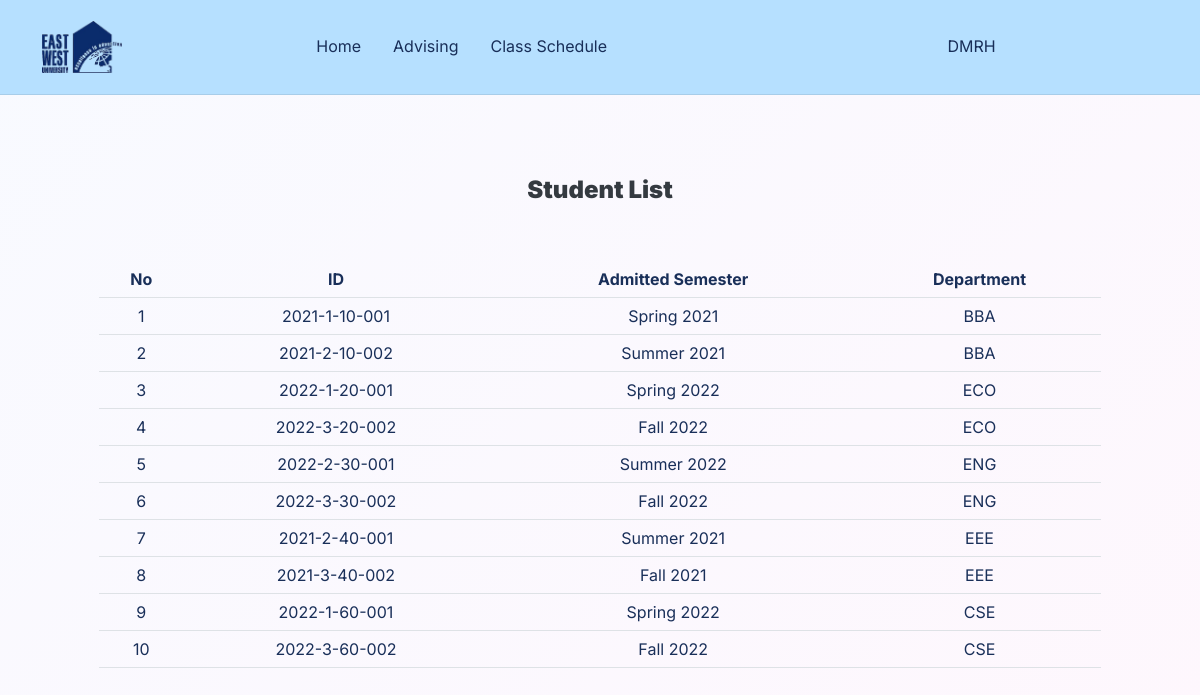
Screenshot of /studentlist/ (signed in) with the database file from the repository.
### home/models.py (models this page shows, shortened)
class User(AbstractUser):
    is_student = models.BooleanField(default=False)
    is_faculty = models.BooleanField(default=False)

class Student(models.Model):
    user = models.OneToOneField(User, on_delete=models.CASCADE, primary_key=True)
    dept = models.ForeignKey('advising.Department', verbose_name="Department", on_delete=models.CASCADE, default='')
    admitted_Semester = models.ForeignKey('advising.Create_Semester', on_delete=models.CASCADE, default='')

### advising/models.py (models this page shows)
class Create_Semester(models.Model):
    semester = models.CharField(max_length=100, null=False, blank=False, primary_key=True)
    credit_rate = models.IntegerField( null=False, blank=False)
    def __str__(self):
        return self.semester

class Department(models.Model):
    name = models.CharField(max_length=100, null=False, blank=False, primary_key=True,default='')
    def __str__(self):
        return self.name

### home/views.py (the view)
# urls.py: path('studentlist/', views.StudentListView, name='student_list'),
def StudentListView(request):
    student = Student.objects.all();
    return render(request, 'home/student_list.html', {'std': student});

### templates/home/student_list.html (shortened to what this page needs)
{% extends 'home/base.html' %}
{% load crispy_forms_filters %}
{% load crispy_forms_tags %}
{% block content %}
    <header class="bg-primary-gradient pt-6">
        <div class="container">
            <div class="row pt-5">
                <div class="col-md-8 col-xl-6 text-center text-md-start mx-auto">
                    <div class="text-center pb-5"><h4 class="fw-bold text-dark mb-2"><strong>Student List</strong><br>
                    </h4></div>
                    <div class="text-center pb-5">
                        {% if std %}
                            <table class="table table-hover text-center">
                                <tr>
                                    <th>No</th>
                                    <th>ID</th>
                                    <th>Admitted Semester</th>
                                    <th>Department</th>
                                </tr>
                                {% for s in std %}
                                    <tr>
                                        <td>{{ forloop.counter }}</td>
                                        <td>{{ s.user }}</td>
                                        <td>{{ s.admitted_Semester }}</td>
                                        <td>{{ s.dept }}</td>
                                    </tr>
                                {% endfor %}
                            </table>
                        {% else %}
                            <br><br>
                            <h4>0 Result</h4>
                        {% endif %}
                    </div>
                </div>
            </div>
        </div></header>
{% endblock %}

### templates/home/base.html (shortened to what this page needs)
{% load static %}
<html lang="en">
<head>
    <link rel="stylesheet" href="{% static 'assets/bootstrap/css/bootstrap.min.css' %}">
    <link rel="stylesheet" href="{% static 'assets/fonts/fontawesome-all.min.css' %}">
    <link rel="stylesheet" href="{% static 'assets/css/styles.min.css' %}">
</head>
<body style="background-position: 0 -60px;">
{% if request.user.is_authenticated %}
    <nav class="navbar navbar-light navbar-expand-md fixed-top navbar-shrink py-3" id="mainNav">
        <div class="container"><a class="navbar-brand d-flex align-items-center" href="{% url 'home' %}"><img
                class="nav-logo" src="{% static 'assets/img/ewu.png' %}"></a>
            <div class="collapse navbar-collapse" id="navcol-1">
                {% if request.user.is_faculty %}
                    <ul class="navbar-nav mx-auto">
                        <li class="nav-item"><a class="nav-link nav-txt" href="{% url 'home' %}">Home</a></li>
                        <li class="nav-item"><a class="nav-link nav-txt"
                                                href="{% url 'advising_by_faculty' %}">Advising</a>
                        </li>
                        <li class="nav-item"><a class="nav-link nav-txt" href="{% url 'f_schedule' %}">Class
                            Schedule</a></li>
                    </ul>
                {% endif %}
                <ul class="navbar-nav mx-auto align-items-center">
                    <li class="nav-item">
                        <div class="nav-item dropdown"><a aria-expanded="false" data-bs-toggle="dropdown"
                                                          class="nav-txt"
                                                          href="#">{{ request.user }}</a>
                        </div>
                    </li>
                </ul>
            </div>
        </div>
    </nav>
{% endif %}
<div>
    {% block content %}
    {% endblock content %}
</div>
</body>
</html>

### rows the page displays
User: user "DMRH"
Student: user "2021-1-10-001", admitted_Semester "Spring 2021", dept "BBA"
Student: user "2021-2-10-002", admitted_Semester "Summer 2021", dept "BBA"
Student: user "2022-1-20-001", admitted_Semester "Spring 2022", dept "ECO"
Student: user "2022-3-20-002", admitted_Semester "Fall 2022", dept "ECO"
Student: user "2022-2-30-001", admitted_Semester "Summer 2022", dept "ENG"
Student: user "2022-3-30-002", admitted_Semester "Fall 2022", dept "ENG"
Student: user "2021-2-40-001", admitted_Semester "Summer 2021", dept "EEE"
Student: user "2021-3-40-002", admitted_Semester "Fall 2021", dept "EEE"
Student: user "2022-1-60-001", admitted_Semester "Spring 2022", dept "CSE"
Student: user "2022-3-60-002", admitted_Semester "Fall 2022", dept "CSE"
